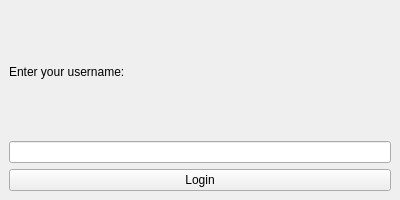
<?xml version="1.0" encoding="UTF-8"?>
<ui version="4.0">
 <class>LoginWindow</class>
 <widget class="QMainWindow" name="LoginWindow">
  <property name="geometry">
   <rect>
    <x>0</x>
    <y>0</y>
    <width>400</width>
    <height>200</height>
   </rect>
  </property>
  <property name="windowTitle">
   <string>Login</string>
  </property>
  <widget class="QWidget" name="centralwidget">
   <layout class="QVBoxLayout" name="verticalLayout">
    <item>
     <widget class="QLabel" name="label">
      <property name="text">
       <string>Enter your username:</string>
      </property>
     </widget>
    </item>
    <item>
     <widget class="QLineEdit" name="lineUsername"/>
    </item>
    <item>
     <widget class="QPushButton" name="btnLogin">
      <property name="text">
       <string>Login</string>
      </property>
     </widget>
    </item>
   </layout>
  </widget>
 </widget>
 <resources/>
 <connections/>
</ui>
